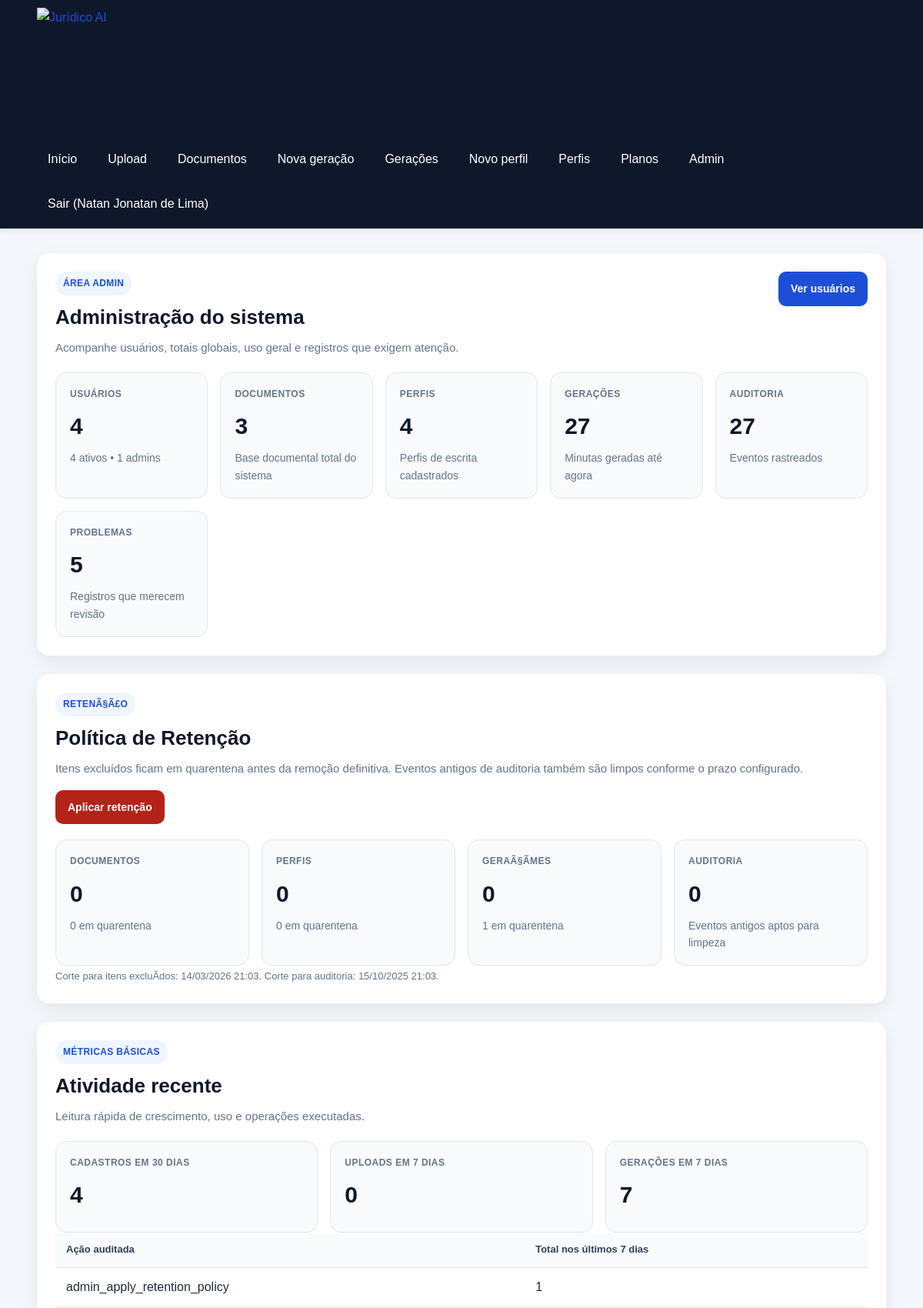
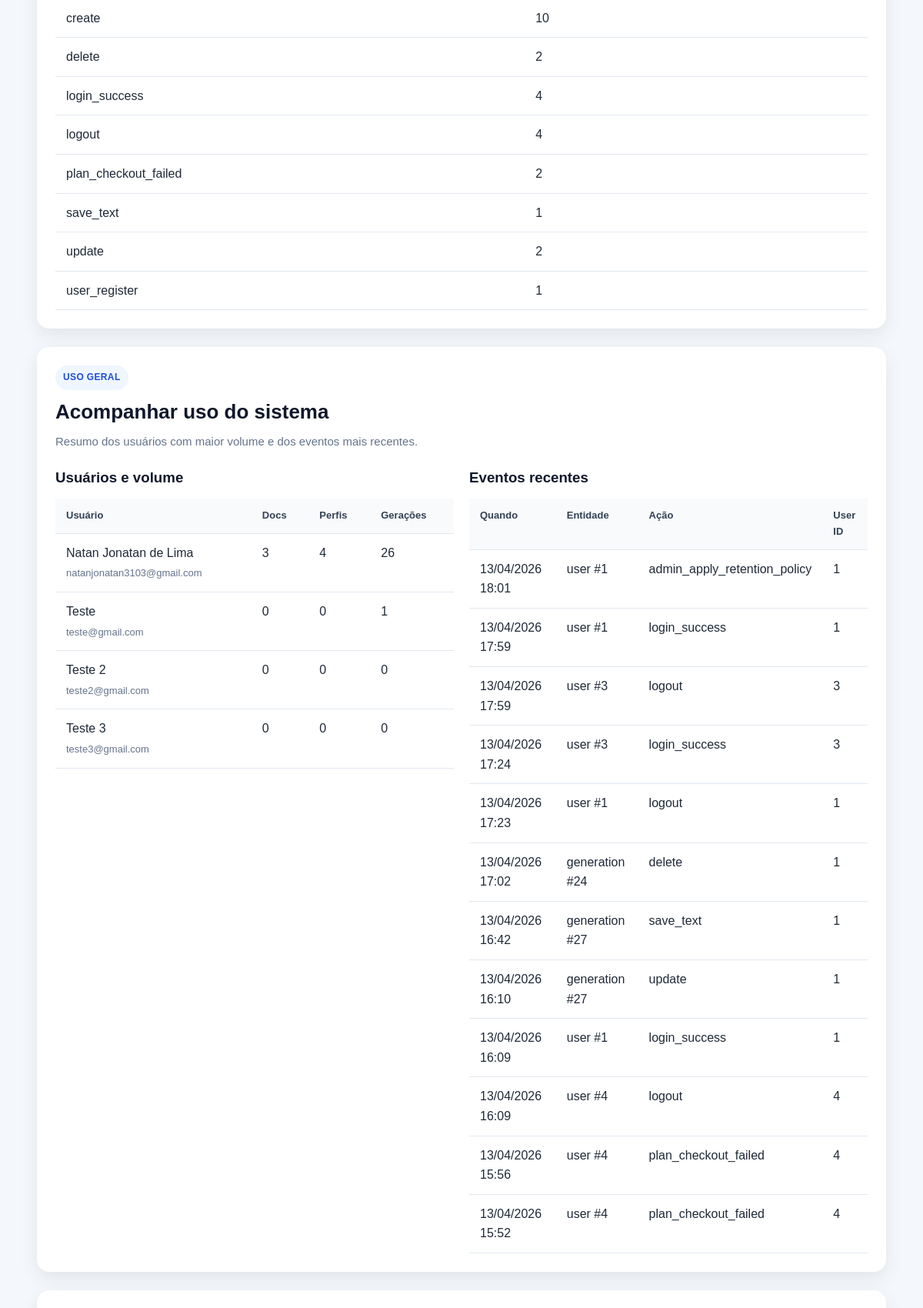
The page /admin (signed in, upper part) on the database its author committed (2 pictures, top to bottom).
### app/models/user.py (models this page shows, shortened)
class User(Base):
    __tablename__ = "users"
    id = Column(Integer, primary_key=True, index=True)
    full_name = Column(String(150), nullable=False)
    email = Column(String(255), nullable=False, unique=True, index=True)
    password_hash = Column(String(255), nullable=False)
    is_active = Column(Boolean, default=True, nullable=False)
    is_admin = Column(Boolean, default=False, nullable=False)
    plan_slug = Column(String(50), default="free", nullable=False, index=True)
    created_at = Column(DateTime, default=agora_brasil, nullable=False, index=True)
    updated_at = Column(DateTime, default=agora_brasil, onupdate=agora_brasil, nullable=False)

### app/models/audit_log.py (models this page shows, shortened)
class AuditLog(Base):
    __tablename__ = "audit_logs"
    id = Column(Integer, primary_key=True, index=True)
    user_id = Column(Integer, ForeignKey("users.id", ondelete="CASCADE"), nullable=True, index=True)
    entity_type = Column(String(50), nullable=False, index=True)
    entity_id = Column(Integer, nullable=False, index=True)
    action = Column(String(50), nullable=False, index=True)
    entity_version = Column(Integer, nullable=False, default=1)
    payload = Column(Text, nullable=False)
    created_at = Column(DateTime, default=agora_brasil, nullable=False, index=True)

### app/routers/admin.py (the view)
@router.get("")
def admin_dashboard(
    request: Request,
    db: Session = Depends(get_db),
    admin: User = Depends(get_admin_user),
):
    totais = obter_totais_sistema(db)
    metricas = obter_metricas_basicas_admin(db)
    uso_geral = obter_uso_geral_sistema(db)
    problematicos = listar_registros_problematicos(db)
    retencao = obter_resumo_retencao_admin(db)
    totais_problematicos = sum(len(itens) for itens in problematicos.values())
    return templates.TemplateResponse(
        "admin_dashboard.html",
        {
            "request": request,
            "title": "Administração do sistema",
            "admin": admin,
            "totais": totais,
            "metricas": metricas,
            "uso_geral": uso_geral,
            "problematicos": problematicos,
            "totais_problematicos": totais_problematicos,
            "retencao": retencao,
            "sucesso": request.query_params.get("sucesso"),
            "erro": request.query_params.get("erro"),
        },
    )

### app/templates/admin_dashboard.html (shortened to what this page needs)
{% extends "base.html" %}
{% block content %}
<section class="card">
    <div class="cabecalho-pagina">
        <div>
            <span class="etiqueta-secao">Área admin</span>
            <h2>Administração do sistema</h2>
            <p class="texto-suave">
                Acompanhe usuários, totais globais, uso geral e registros que exigem atenção.
            </p>
        </div>
        <div class="acoes-topo">
            <a class="botao" href="/admin/users">Ver usuários</a>
        </div>
    </div>
    <div class="admin-grid-resumo">
        <article class="admin-card-resumo">
            <span class="admin-card-label">Usuários</span>
            <strong>{{ totais.usuarios }}</strong>
            <p>{{ totais.usuarios_ativos }} ativos • {{ totais.admins }} admins</p>
        </article>
        <article class="admin-card-resumo">
            <span class="admin-card-label">Documentos</span>
            <strong>{{ totais.documentos }}</strong>
            <p>Base documental total do sistema</p>
        </article>
        <article class="admin-card-resumo">
            <span class="admin-card-label">Perfis</span>
            <strong>{{ totais.perfis }}</strong>
            <p>Perfis de escrita cadastrados</p>
        </article>
        <article class="admin-card-resumo">
            <span class="admin-card-label">Gerações</span>
            <strong>{{ totais.geracoes }}</strong>
            <p>Minutas geradas até agora</p>
        </article>
        <article class="admin-card-resumo">
            <span class="admin-card-label">Auditoria</span>
            <strong>{{ totais.auditorias }}</strong>
            <p>Eventos rastreados</p>
        </article>
        <article class="admin-card-resumo">
            <span class="admin-card-label">Problemas</span>
            <strong>{{ totais_problematicos }}</strong>
            <p>Registros que merecem revisão</p>
        </article>
    </div>
</section>
<section class="card">
    <div class="cabecalho-pagina">
        <div>
            <span class="etiqueta-secao">RetenÃ§Ã£o</span>
            <h2>Política de Retenção</h2>
            <p class="texto-suave">
                Itens excluídos ficam em quarentena antes da remoção definitiva. Eventos antigos de auditoria também são limpos conforme o prazo configurado.
            </p>
        </div>
        <div class="acoes-topo">
            <form method="post" action="/admin/retention/apply" data-confirm-action data-confirm-title="Aplicar política de retenção" data-confirm-message="Essa ação remove definitivamente registros e arquivos fora do prazo de retenção. Deseja continuar?">
                <button type="submit" class="botao-perigo">Aplicar retenção</button>
            </form>
        </div>
    </div>
    <div class="admin-grid-resumo">
        <article class="admin-card-resumo">
            <span class="admin-card-label">Documentos</span>
            <strong>{{ retencao.documents }}</strong>
            <p>{{ totais.documentos_excluidos }} em quarentena</p>
        </article>
        <article class="admin-card-resumo">
            <span class="admin-card-label">Perfis</span>
            <strong>{{ retencao.writing_profiles }}</strong>
            <p>{{ totais.perfis_excluidos }} em quarentena</p>
        </article>
        <article class="admin-card-resumo">
            <span class="admin-card-label">GeraÃ§Ãµes</span>
            <strong>{{ retencao.generations }}</strong>
            <p>{{ totais.geracoes_excluidas }} em quarentena</p>
        </article>
        <article class="admin-card-resumo">
            <span class="admin-card-label">Auditoria</span>
            <strong>{{ retencao.audit_logs }}</strong>
            <p>Eventos antigos aptos para limpeza</p>
        </article>
    </div>
    <p class="texto-suave texto-pequeno">
        Corte para itens excluÃ­dos: {{ retencao.cutoff_soft_deleted.strftime("%d/%m/%Y %H:%M") }}.
        Corte para auditoria: {{ retencao.cutoff_audit_logs.strftime("%d/%m/%Y %H:%M") }}.
    </p>
</section>
<section class="card">
    <div class="cabecalho-pagina">
        <div>
            <span class="etiqueta-secao">Métricas básicas</span>
            <h2>Atividade recente</h2>
            <p class="texto-suave">Leitura rápida de crescimento, uso e operações executadas.</p>
        </div>
    </div>
    <div class="admin-grid-resumo">
        <article class="admin-card-resumo">
            <span class="admin-card-label">Cadastros em 30 dias</span>
            <strong>{{ metricas.cadastros_30_dias }}</strong>
        </article>
        <article class="admin-card-resumo">
            <span class="admin-card-label">Uploads em 7 dias</span>
            <strong>{{ metricas.uploads_7_dias }}</strong>
        </article>
        <article class="admin-card-resumo">
            <span class="admin-card-label">Gerações em 7 dias</span>
            <strong>{{ metricas.geracoes_7_dias }}</strong>
        </article>
    </div>
    <div class="admin-table-wrapper">
        <table class="tabela-admin">
            <thead>
                <tr>
                    <th>Ação auditada</th>
                    <th>Total nos últimos 7 dias</th>
                </tr>
            </thead>
            <tbody>
                {% if metricas.acoes_auditoria_7_dias %}
                    {% for item in metricas.acoes_auditoria_7_dias %}
                        <tr>
                            <td>{{ item.acao }}</td>
                            <td>{{ item.total }}</td>
                        </tr>
                    {% endfor %}
                {% else %}
                    <tr>
                        <td colspan="2">Nenhuma atividade auditada recente.</td>
                    </tr>
                {% endif %}
            </tbody>
        </table>
    </div>
</section>
<section class="card">
    <div class="cabecalho-pagina">
        <div>
            <span class="etiqueta-secao">Uso geral</span>
            <h2>Acompanhar uso do sistema</h2>
            <p class="texto-suave">Resumo dos usuários com maior volume e dos eventos mais recentes.</p>
        </div>
    </div>
    <div class="admin-grid-duplo">
        <div>
            <h3 class="admin-subtitulo">Usuários e volume</h3>
            <div class="admin-table-wrapper">
                <table class="tabela-admin">
                    <thead>
                        <tr>
                            <th>Usuário</th>
                            <th>Docs</th>
                            <th>Perfis</th>
                            <th>Gerações</th>
                        </tr>
                    </thead>
                    <tbody>
                        {% for usuario in uso_geral.usuarios %}
                            <tr>
                                <td>{{ usuario.full_name }}<br><span class="texto-pequeno">{{ usuario.email }}</span></td>
                                <td>{{ usuario.documentos }}</td>
                                <td>{{ usuario.perfis }}</td>
                                <td>{{ usuario.geracoes }}</td>
                            </tr>
                        {% endfor %}
                    </tbody>
                </table>
            </div>
        </div>
        <div>
            <h3 class="admin-subtitulo">Eventos recentes</h3>
            <div class="admin-table-wrapper">
                <table class="tabela-admin">
                    <thead>
                        <tr>
                            <th>Quando</th>
                            <th>Entidade</th>
                            <th>Ação</th>
                            <th>User ID</th>
                        </tr>
                    </thead>
                    <tbody>
                        {% if uso_geral.eventos_recentes %}
                            {% for evento in uso_geral.eventos_recentes %}
                                <tr>
                                    <td>{{ evento.created_at.strftime("%d/%m/%Y %H:%M") if evento.created_at else "-" }}</td>
                                    <td>{{ evento.entity_type }} #{{ evento.entity_id }}</td>
                                    <td>{{ evento.action }}</td>
                                    <td>{{ evento.user_id or "-" }}</td>
                                </tr>
                            {% endfor %}
                        {% else %}
                            <tr>
                                <td colspan="4">Nenhum evento recente.</td>
                            </tr>
                        {% endif %}
                    </tbody>
                </table>
            </div>
        </div>
    </div>
</section>
<section class="card">
</section>
{% endblock %}

### app/templates/base.html (shortened to what this page needs)
<!DOCTYPE html>
<html lang="pt-BR">
<head>
    <link rel="stylesheet" href="{{ url_for('static', path='css/style.css') }}?v=7.8">
</head>
<body>
    <header class="topo">
        <div class="container topo-conteudo">
            <a href="/" class="marca-link" aria-label="Ir para a página inicial do Jurídico AI">
                <img
                    src="{{ url_for('static', path='img/logo-juridico-ai-sem-fundo.png') }}"
                    alt="Jurídico AI"
                    class="logo-juridico"
                >
            </a>
            <nav class="menu">
                <a href="/">Início</a>
                <a href="/documents/upload">Upload</a>
                <a href="/documents">Documentos</a>
                <a href="/generations/create">Nova geração</a>
                <a href="/generations">Gerações</a>
                <a href="/writing-profiles/create">Novo perfil</a>
                <a href="/writing-profiles">Perfis</a>
                <a href="/plans">Planos</a>
                {% if request.session.get("is_admin") %}
                <a href="/admin">Admin</a>
                {% endif %}
                {% if request.session.get("user_id") %}
                <form method="post" action="/auth/logout" class="menu-logout-form">
                    <button type="submit" class="menu-logout-button">
                        Sair{% if request.session.get("user_name") %} ({{ request.session.get("user_name") }}){% endif %}
                    </button>
                </form>
                {% endif %}
            </nav>
        </div>
    </header>
    <main class="container pagina-conteudo">
        {% block content %}{% endblock %}
    </main>
</body>
</html>

### app/static/css/style.css (style rules this page uses)
* { margin: 0; padding: 0; box-sizing: border-box; }
body { font-family: Arial, Helvetica, sans-serif; background: #f4f7fb; color: #1f2937; line-height: 1.6; }
a { color: #1d4ed8; text-decoration: none; }
.container { width: min(1180px, 92%); margin: 0 auto; }
.topo { background: #0f172a; color: #ffffff; padding: 10px 0; box-shadow: 0 2px 10px rgba(0, 0, 0, 0.08); }
.topo-conteudo { display: flex; justify-content: space-between; align-items: center; gap: 24px; flex-wrap: wrap; }
.marca-link { display: flex; align-items: center; text-decoration: none; flex-shrink: 0; }
.logo-juridico { display: block; height: 150px; width: auto; max-width: 100%; }
.menu { display: flex; gap: 12px; flex-wrap: wrap; }
.menu a { color: #ffffff; padding: 10px 14px; border-radius: 8px; transition: background 0.2s ease; }
.menu-logout-form { margin: 0; }
.menu-logout-button { border: 0; background: transparent; color: #ffffff; padding: 10px 14px; border-radius: 8px; cursor: pointer; font: inherit; transition: background 0.2s ease; }
.pagina-conteudo { padding: 32px 0; }
.card { background: #ffffff; border-radius: 16px; padding: 24px; box-shadow: 0 8px 24px rgba(15, 23, 42, 0.08); margin-bottom: 24px; }
.cabecalho-pagina { display: flex; justify-content: space-between; align-items: flex-start; gap: 16px; flex-wrap: wrap; margin-bottom: 20px; }
.cabecalho-pagina h2 { font-size: 26px; color: #0f172a; margin-bottom: 6px; }
.etiqueta-secao { display: inline-block; margin-bottom: 8px; padding: 6px 10px; border-radius: 999px; background: #eff6ff; color: #1d4ed8; font-size: 12px; font-weight: 700; letter-spacing: 0.03em; text-transform: uppercase; }
.texto-suave { color: #64748b; font-size: 15px; }
.texto-pequeno { color: #64748b; font-size: 13px; margin-top: 4px; }
.acoes-topo { display: flex; gap: 10px; flex-wrap: wrap; }
.botao, button.botao { display: inline-flex; align-items: center; justify-content: center; background: #1d4ed8; color: #ffffff; border: none; border-radius: 10px; padding: 11px 16px; font-size: 14px; font-weight: bold; cursor: pointer; transition: background 0.2s ease, transform 0.2s ease, opacity 0.2s ease; }
.botao-perigo { display: inline-flex; align-items: center; justify-content: center; background: #b42318; color: #ffffff; border: none; border-radius: 10px; padding: 14px 16px; font-size: 14px; font-weight: bold; line-height: 1.2; cursor: pointer; transition: background 0.2s ease, transform 0.2s ease, opacity 0.2s ease; }
.admin-grid-resumo { display: grid; grid-template-columns: repeat(auto-fit, minmax(180px, 1fr)); gap: 16px; }
.admin-grid-duplo { display: grid; grid-template-columns: repeat(auto-fit, minmax(320px, 1fr)); gap: 20px; }
.admin-card-resumo { background: #f8fafc; border: 1px solid #e2e8f0; border-radius: 14px; padding: 18px; }
.admin-card-label { display: block; color: #64748b; font-size: 12px; font-weight: 700; letter-spacing: 0.04em; text-transform: uppercase; margin-bottom: 8px; }
.admin-card-resumo strong { display: block; font-size: 30px; color: #0f172a; margin-bottom: 6px; }
.admin-card-resumo p { color: #64748b; font-size: 14px; }
.admin-subtitulo { margin-bottom: 12px; color: #0f172a; }
.admin-table-wrapper { overflow-x: auto; }
.tabela-admin { width: 100%; border-collapse: collapse; }
.tabela-admin th, .tabela-admin td { text-align: left; padding: 12px 14px; border-bottom: 1px solid #e2e8f0; vertical-align: top; }
.tabela-admin th { background: #f8fafc; color: #334155; font-size: 13px; }
form { display: flex; flex-direction: column; gap: 14px; }
.botao, button.botao, .botao-perigo { gap: 8px; }

### rows shown on the page
User: session.get "Natan Jonatan de Lima", full_name "Natan Jonatan de Lima", email "natanjonatan3103@gmail.com", documentos "3", perfis "4", geracoes "26"
AuditLog: acao "admin_apply_retention_policy", total "1", created_at "13/04/2026 18:01", entity_type "user", entity_id "1", action "admin_apply_retention_policy", user "1"
AuditLog: acao "delete", total "2", created_at "13/04/2026 17:02", entity_type "generation", entity_id "24", action "delete", user "1"
AuditLog: acao "login_success", total "4"
AuditLog: acao "logout", total "4", created_at "13/04/2026 16:09", entity_type "user", entity_id "4", action "logout", user "4"
AuditLog: acao "save_text", total "1", created_at "13/04/2026 16:42", entity_type "generation", entity_id "27", action "save_text", user "1"
AuditLog: acao "user_register", total "1"
User: full_name "Teste", email "teste@gmail.com", documentos "0", perfis "0", geracoes "1"
User: full_name "Teste 2", email "teste2@gmail.com", documentos "0", perfis "0", geracoes "0"
User: full_name "Teste 3", email "teste3@gmail.com", documentos "0", perfis "0", geracoes "0"
AuditLog: created_at "13/04/2026 17:59", entity_type "user", entity_id "1", action "login_success", user "1"
AuditLog: created_at "13/04/2026 17:59", entity_type "user", entity_id "3", action "logout", user "3"
AuditLog: created_at "13/04/2026 17:24", entity_type "user", entity_id "3", action "login_success", user "3"
AuditLog: created_at "13/04/2026 17:23", entity_type "user", entity_id "1", action "logout", user "1"
AuditLog: created_at "13/04/2026 16:10", entity_type "generation", entity_id "27", action "update", user "1"
AuditLog: created_at "13/04/2026 16:09", entity_type "user", entity_id "1", action "login_success", user "1"
AuditLog: created_at "13/04/2026 15:56", entity_type "user", entity_id "4", action "plan_checkout_failed", user "4"
AuditLog: created_at "13/04/2026 15:52", entity_type "user", entity_id "4", action "plan_checkout_failed", user "4"

### other values the page prints
{{ totais.usuarios }} "4"
{{ totais.usuarios_ativos }} "4"
{{ totais.admins }} "1"
{{ totais.documentos }} "3"
{{ totais.perfis }} "4"
{{ totais.geracoes }} "27"
{{ totais.auditorias }} "27"
{{ totais_problematicos }} "5"
{{ retencao.documents }} "0"
{{ totais.documentos_excluidos }} "0"
{{ retencao.writing_profiles }} "0"
{{ totais.perfis_excluidos }} "0"
{{ retencao.generations }} "0"
{{ totais.geracoes_excluidas }} "1"
{{ retencao.audit_logs }} "0"
